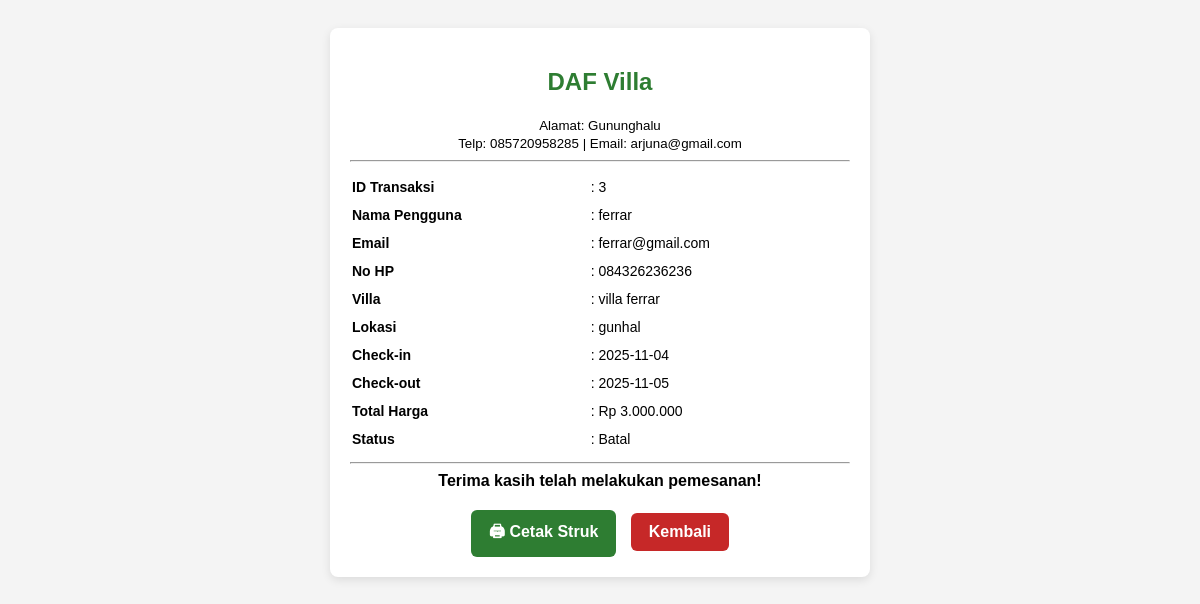
Screenshot of /admin/detail_transaksi_admin.php?id=3 (signed in) with the database file from the repository.
### tables this page shows
CREATE TABLE `transaksi` (
  `id_transaksi` int(11) NOT NULL,
  `id_pengguna` int(11) NOT NULL,
  `id_villa` int(11) NOT NULL,
  `tanggal_checkin` date NOT NULL,
  `tanggal_checkout` date NOT NULL,
  `total_harga` decimal(12,2) NOT NULL,
  `status` enum('pending','dibayar','selesai','batal') DEFAULT 'pending',
  `created_at` timestamp NOT NULL DEFAULT current_timestamp(),
  `bukti_pembayaran` varchar(255) DEFAULT NULL
);

CREATE TABLE `pengguna` (
  `id_pengguna` int(11) NOT NULL,
  `nama_pengguna` varchar(100) NOT NULL,
  `email` varchar(100) NOT NULL,
  `password` varchar(255) NOT NULL,
  `no_telp` varchar(20) DEFAULT NULL,
  `alamat` varchar(255) DEFAULT NULL,
  `created_at` timestamp NOT NULL DEFAULT current_timestamp()
);

CREATE TABLE `detail_villa` (
  `id_villa` int(11) NOT NULL,
  `nama_villa` varchar(100) NOT NULL,
  `lokasi` varchar(255) NOT NULL,
  `deskripsi` text DEFAULT NULL,
  `fasilitas` text DEFAULT NULL,
  `harga_permalam` decimal(10,2) NOT NULL,
  `gambar` varchar(255) DEFAULT NULL,
  `status` enum('tersedia','dibooking') DEFAULT 'tersedia'
);

### admin/detail_transaksi_admin.php (the view, shortened to what this page needs)
<?php
include '../config/koneksi.php';
$id = $_GET['id'];
$query = mysqli_query($conn, "
    SELECT t.*, p.nama_pengguna, p.email, p.no_telp,
           h.nama_villa, h.lokasi
    FROM transaksi t
    JOIN pengguna p ON t.id_pengguna = p.id_pengguna
    JOIN detail_villa h ON t.id_villa = h.id_villa
    WHERE t.id_transaksi='$id'
");
$data = mysqli_fetch_assoc($query);
?>
<!DOCTYPE html>
<html lang="id">
<head>
</head>
<body>
    <div class="struk">
        <h2>DAF Villa</h2>
        <center><small>Alamat: Gununghalu<br>
                Telp: 085720958285 | Email: arjuna@gmail.com</small></center>
        <hr>
        <table>
            <tr>
                <td><strong>ID Transaksi</strong></td>
                <td>: <?= $data['id_transaksi'] ?></td>
            </tr>
            <tr>
                <td><strong>Nama Pengguna</strong></td>
                <td>: <?= $data['nama_pengguna'] ?></td>
            </tr>
            <tr>
                <td><strong>Email</strong></td>
                <td>: <?= $data['email'] ?></td>
            </tr>
            <tr>
                <td><strong>No HP</strong></td>
                <td>: <?= $data['no_telp'] ?: '-' ?></td>
            </tr>
            <tr>
                <td><strong>Villa</strong></td>
                <td>: <?= $data['nama_villa'] ?></td>
            </tr>
            <tr>
                <td><strong>Lokasi</strong></td>
                <td>: <?= $data['lokasi'] ?></td>
            </tr>
            <tr>
                <td><strong>Check-in</strong></td>
                <td>: <?= $data['tanggal_checkin'] ?></td>
            </tr>
            <tr>
                <td><strong>Check-out</strong></td>
                <td>: <?= $data['tanggal_checkout'] ?></td>
            </tr>
            <tr>
                <td><strong>Total Harga</strong></td>
                <td>: Rp <?= number_format($data['total_harga'],0,',','.') ?></td>
            </tr>
            <tr>
                <td><strong>Status</strong></td>
                <td>: <?= ucfirst($data['status']) ?></td>
            </tr>
        </table>
        <hr>
        <center><strong>Terima kasih telah melakukan pemesanan!</strong></center>
        <center>
            <a href="#" onclick="window.print()" class="print-btn">🖨 Cetak Struk</a>
            <a href="kelola_transaksi.php" class="back-btn">Kembali</a>
        </center>
    </div>
</body>
</html>

### admin/detail_transaksi_admin.php (style rules this page uses)
body { font-family: Arial, sans-serif; background: #f4f4f4; padding: 20px; }
.struk { width: 500px; margin: auto; background: white; border-radius: 8px; padding: 20px; box-shadow: 0 3px 10px rgba(0, 0, 0, 0.1); }
h2, h3 { text-align: center; color: #2e7d32; }
table { width: 100%; margin-top: 10px; }
td { padding: 5px 0; font-size: 14px; }
.print-btn, .back-btn { display: inline-block; margin-top: 20px; padding: 10px 18px; font-weight: bold; border-radius: 6px; text-decoration: none; }
.print-btn { background: #2e7d32; color: white; }
.back-btn { background: #c62828; color: white; margin-left: 10px; }

### rows the page displays
transaksi: id_transaksi "3", id_pengguna.nama_pengguna "ferrar", id_pengguna.email "ferrar@gmail.com", id_pengguna.no_telp "084326236236", id_villa.nama_villa "villa ferrar", id_villa.lokasi "gunhal", tanggal_checkin "2025-11-04", tanggal_checkout "2025-11-05", total_harga "3.000.000", status "Batal"
